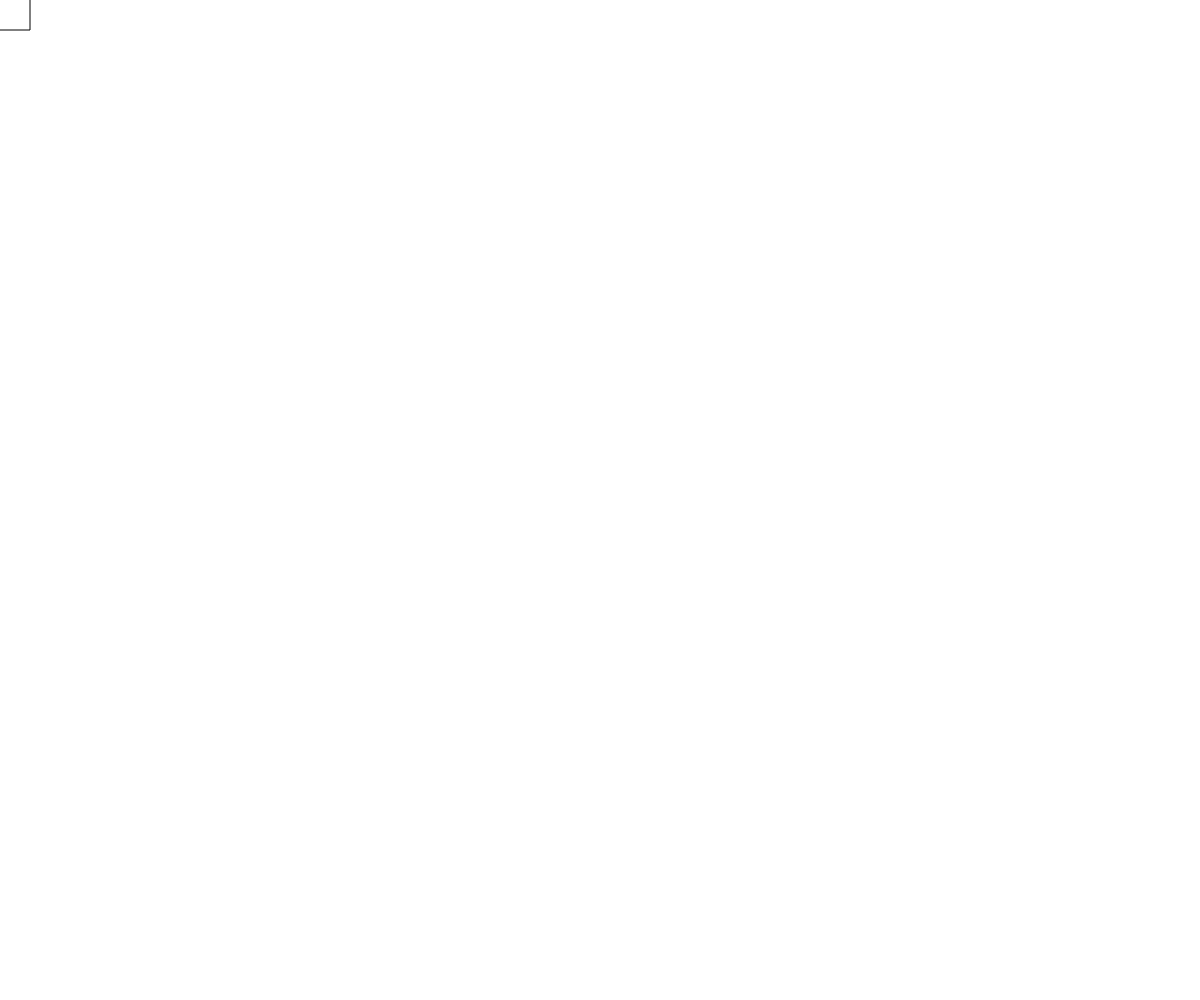
Frame 1 (no input)
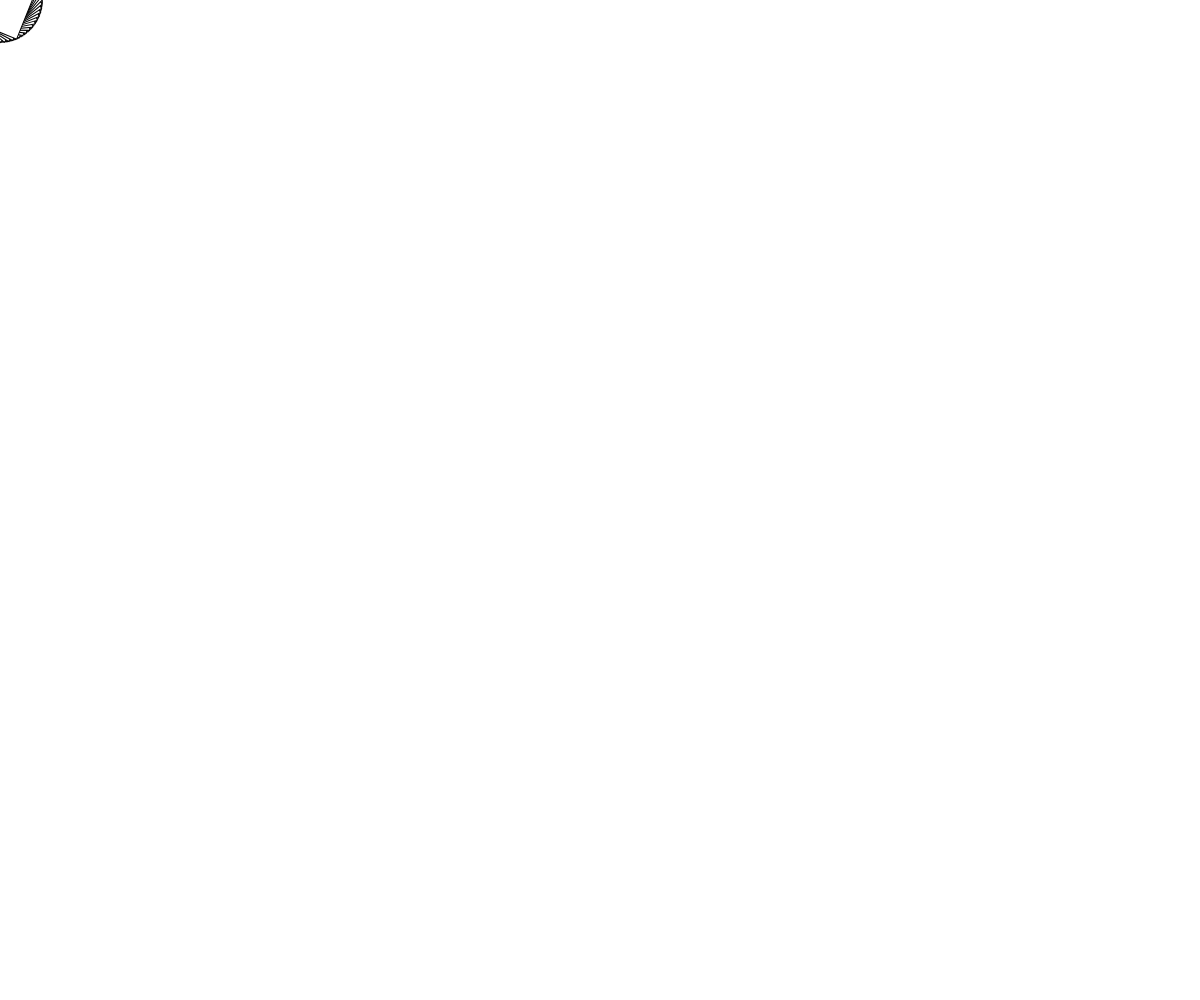
Frame 60 (no input)
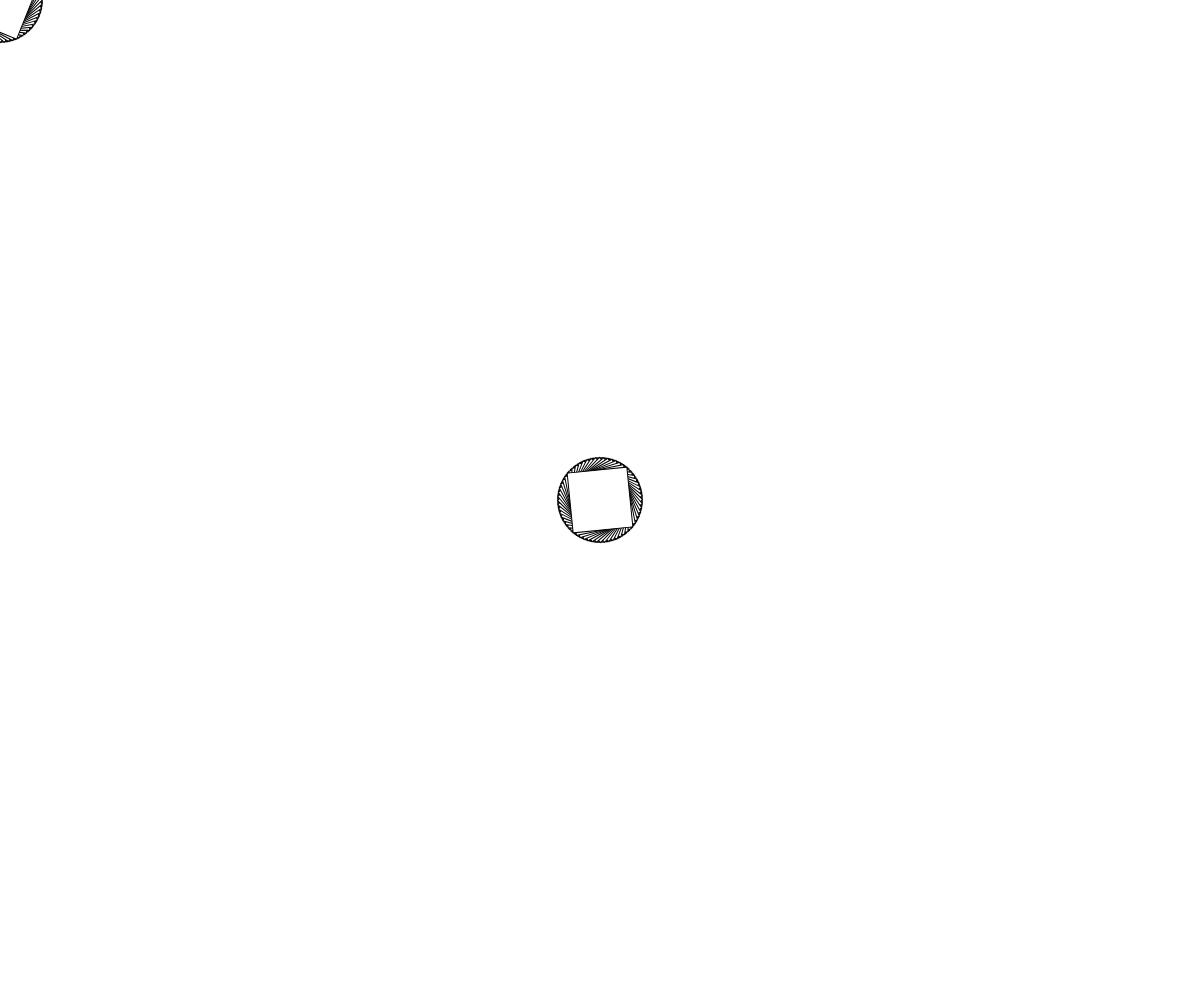
Frame 120 (the mouse pressed at the canvas centre since frame 60)

The p5.js sketch that drew these frames (run headless with seeded random() and noise() and a simulated clock; from frame 60 on, the mouse is pressed at the canvas centre):

// p5.js sketch
// ── sketch.js
var angle = 0.0;

function setup() {
  // uncomment this line to make the canvas the full size of the window
   createCanvas(windowWidth, windowHeight);
}

function draw() {
  translate(mouseX, mouseY);
  rotate(angle);
  rect(-30,-30,60,60);
  if(mouseIsPressed){
    angle+=0.1;
  } else {
    angle-=0.1;
  }
}
